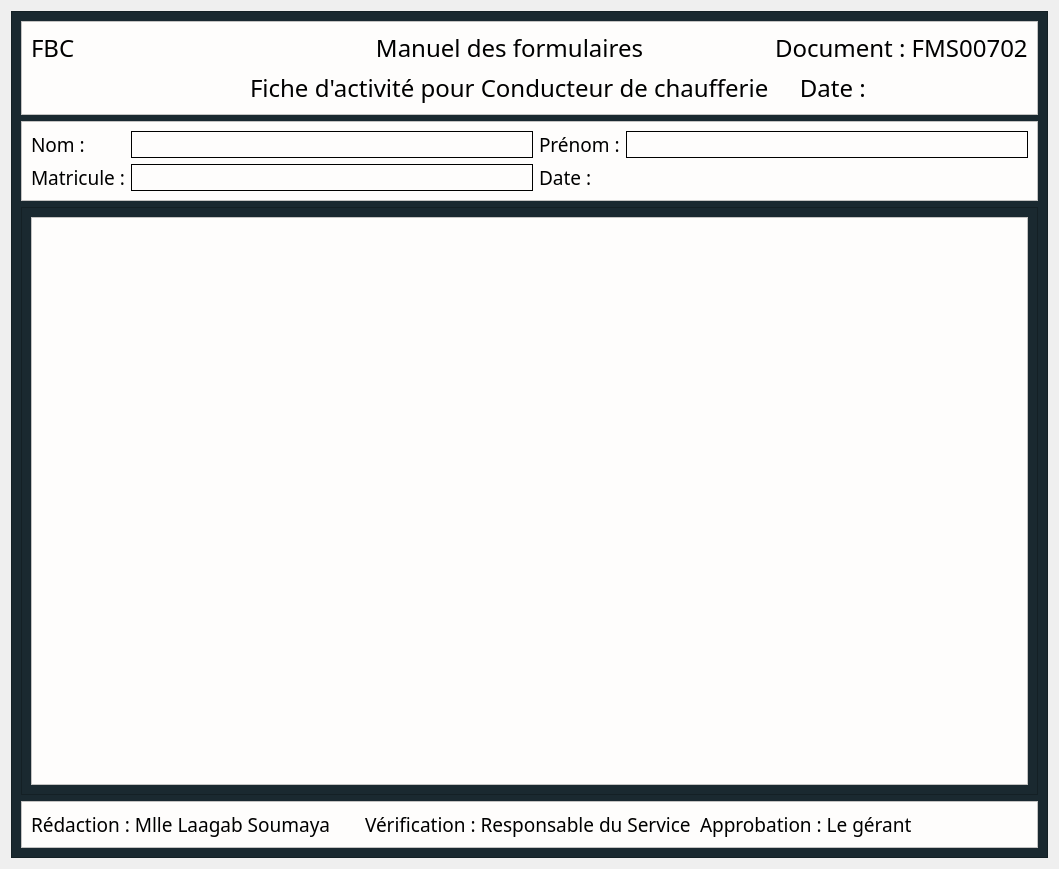
<?xml version="1.0" encoding="UTF-8"?>
<ui version="4.0">
 <class>Dialog</class>
 <widget class="QDialog" name="Dialog">
  <property name="geometry">
   <rect>
    <x>0</x>
    <y>0</y>
    <width>1059</width>
    <height>869</height>
   </rect>
  </property>
  <property name="windowTitle">
   <string>Dialog</string>
  </property>
  <layout class="QVBoxLayout" name="verticalLayout">
   <item>
    <widget class="QFrame" name="frame">
     <property name="styleSheet">
      <string notr="true">background-color: #1A2930;</string>
     </property>
     <property name="frameShape">
      <enum>QFrame::StyledPanel</enum>
     </property>
     <property name="frameShadow">
      <enum>QFrame::Raised</enum>
     </property>
     <layout class="QVBoxLayout" name="verticalLayout_2" stretch="0,0,1,0">
      <item>
       <widget class="QFrame" name="frame_5">
        <property name="styleSheet">
         <string notr="true">background-color : #FEFDFC;</string>
        </property>
        <property name="frameShape">
         <enum>QFrame::StyledPanel</enum>
        </property>
        <property name="frameShadow">
         <enum>QFrame::Raised</enum>
        </property>
        <layout class="QGridLayout" name="gridLayout">
         <item row="0" column="1">
          <widget class="QLabel" name="label_2">
           <property name="font">
            <font>
             <family>Modern No. 20</family>
             <pointsize>18</pointsize>
            </font>
           </property>
           <property name="text">
            <string>Manuel des formulaires</string>
           </property>
           <property name="alignment">
            <set>Qt::AlignCenter</set>
           </property>
          </widget>
         </item>
         <item row="0" column="0">
          <widget class="QLabel" name="label">
           <property name="font">
            <font>
             <family>Modern No. 20</family>
             <pointsize>18</pointsize>
            </font>
           </property>
           <property name="text">
            <string>FBC</string>
           </property>
          </widget>
         </item>
         <item row="0" column="2">
          <widget class="QLabel" name="label_3">
           <property name="font">
            <font>
             <family>Modern No. 20</family>
             <pointsize>18</pointsize>
            </font>
           </property>
           <property name="text">
            <string>Document : FMS00702</string>
           </property>
          </widget>
         </item>
         <item row="1" column="1">
          <widget class="QLabel" name="label_4">
           <property name="font">
            <font>
             <family>Modern No. 20</family>
             <pointsize>18</pointsize>
            </font>
           </property>
           <property name="text">
            <string>Fiche d'activité pour Conducteur de chaufferie</string>
           </property>
          </widget>
         </item>
         <item row="1" column="2">
          <widget class="QLabel" name="label_5">
           <property name="font">
            <font>
             <family>Modern No. 20</family>
             <pointsize>18</pointsize>
            </font>
           </property>
           <property name="text">
            <string>    Date :</string>
           </property>
          </widget>
         </item>
        </layout>
       </widget>
      </item>
      <item>
       <widget class="QFrame" name="frame_4">
        <property name="styleSheet">
         <string notr="true">background-color : #FEFDFC;</string>
        </property>
        <property name="frameShape">
         <enum>QFrame::StyledPanel</enum>
        </property>
        <property name="frameShadow">
         <enum>QFrame::Raised</enum>
        </property>
        <layout class="QGridLayout" name="gridLayout_2">
         <item row="0" column="2">
          <widget class="QLabel" name="label_8">
           <property name="font">
            <font>
             <family>Modern No. 20</family>
             <pointsize>14</pointsize>
            </font>
           </property>
           <property name="text">
            <string>Prénom :</string>
           </property>
          </widget>
         </item>
         <item row="1" column="1">
          <widget class="QLineEdit" name="lineEdit_2">
           <property name="font">
            <font>
             <pointsize>11</pointsize>
             <weight>75</weight>
             <bold>true</bold>
            </font>
           </property>
           <property name="styleSheet">
            <string notr="true">border: 1px solid back;height:25px;</string>
           </property>
          </widget>
         </item>
         <item row="0" column="0">
          <widget class="QLabel" name="label_6">
           <property name="font">
            <font>
             <family>Modern No. 20</family>
             <pointsize>14</pointsize>
            </font>
           </property>
           <property name="text">
            <string>Nom :</string>
           </property>
          </widget>
         </item>
         <item row="0" column="1">
          <widget class="QLineEdit" name="lineEdit">
           <property name="font">
            <font>
             <pointsize>11</pointsize>
             <weight>75</weight>
             <bold>true</bold>
            </font>
           </property>
           <property name="styleSheet">
            <string notr="true">border: 1px solid back;
height:25px;</string>
           </property>
          </widget>
         </item>
         <item row="1" column="0">
          <widget class="QLabel" name="label_7">
           <property name="font">
            <font>
             <family>Modern No. 20</family>
             <pointsize>14</pointsize>
            </font>
           </property>
           <property name="text">
            <string>Matricule :</string>
           </property>
          </widget>
         </item>
         <item row="0" column="3">
          <widget class="QLineEdit" name="lineEdit_3">
           <property name="font">
            <font>
             <pointsize>11</pointsize>
             <weight>75</weight>
             <bold>true</bold>
            </font>
           </property>
           <property name="styleSheet">
            <string notr="true">border: 1px solid back;height:25px;</string>
           </property>
          </widget>
         </item>
         <item row="1" column="2">
          <widget class="QLabel" name="label_9">
           <property name="font">
            <font>
             <family>Modern No. 20</family>
             <pointsize>14</pointsize>
            </font>
           </property>
           <property name="text">
            <string>Date : </string>
           </property>
          </widget>
         </item>
        </layout>
       </widget>
      </item>
      <item>
       <widget class="QFrame" name="frame_3">
        <property name="frameShape">
         <enum>QFrame::StyledPanel</enum>
        </property>
        <property name="frameShadow">
         <enum>QFrame::Raised</enum>
        </property>
        <layout class="QVBoxLayout" name="verticalLayout_3">
         <item>
          <widget class="QTableView" name="tableView">
           <property name="styleSheet">
            <string notr="true">background-color : #FEFDFC;</string>
           </property>
          </widget>
         </item>
        </layout>
       </widget>
      </item>
      <item>
       <widget class="QFrame" name="frame_2">
        <property name="styleSheet">
         <string notr="true">background-color : #FEFDFC;</string>
        </property>
        <property name="frameShape">
         <enum>QFrame::StyledPanel</enum>
        </property>
        <property name="frameShadow">
         <enum>QFrame::Raised</enum>
        </property>
        <layout class="QHBoxLayout" name="horizontalLayout">
         <item>
          <widget class="QLabel" name="label_10">
           <property name="font">
            <font>
             <family>Modern No. 20</family>
             <pointsize>14</pointsize>
            </font>
           </property>
           <property name="text">
            <string>Rédaction : Mlle Laagab Soumaya</string>
           </property>
          </widget>
         </item>
         <item>
          <widget class="QLabel" name="label_11">
           <property name="font">
            <font>
             <family>Modern No. 20</family>
             <pointsize>14</pointsize>
            </font>
           </property>
           <property name="text">
            <string>Vérification : Responsable du Service</string>
           </property>
          </widget>
         </item>
         <item>
          <widget class="QLabel" name="label_12">
           <property name="font">
            <font>
             <family>Modern No. 20</family>
             <pointsize>14</pointsize>
            </font>
           </property>
           <property name="text">
            <string>Approbation : Le gérant</string>
           </property>
          </widget>
         </item>
        </layout>
       </widget>
      </item>
     </layout>
    </widget>
   </item>
  </layout>
 </widget>
 <resources/>
 <connections/>
</ui>
